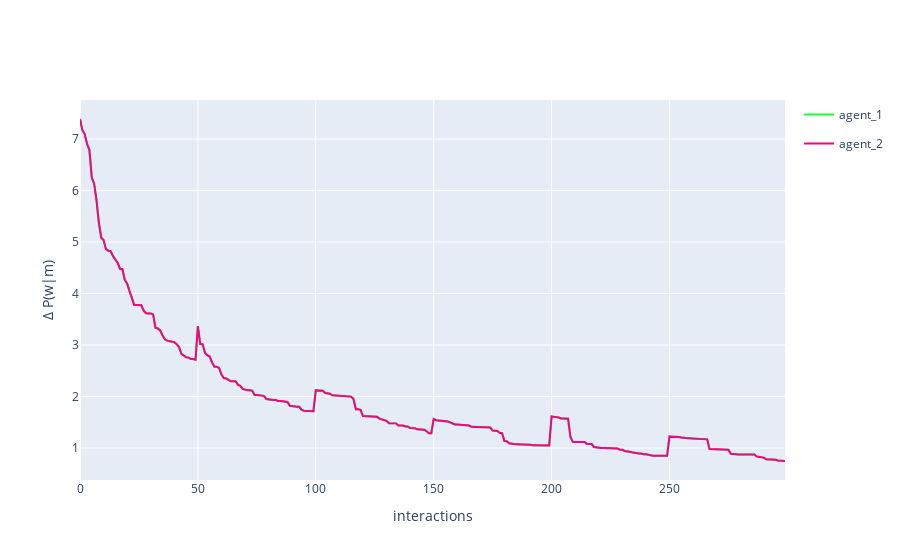

This figure's notebook cell:
### Code cell
fig = multi_agent_update_plot_from_df(vocab_dif)
fig.update_layout(
    # title='Dyadic interaction in a random environment',
    yaxis_title='Δ P(w|m)',
    xaxis_title='interactions'
)
fig.write_html(
    os.path.join(model_path,'Randomly-Generated-Environment-and-Introducing-Novel-Terms.html')
)
fig.show()

### Figure 1 — Plotly figure (JSON) as saved in the notebook; plotly's stock layout.template omitted (floating-point values rounded to 4 significant figures; data arrays with more than 128 entries replaced by an {"elided": "..."} marker saying what was removed)
{"data": [{"legendgroup": "agent_1", "line": {"color": "#16FF32"}, "mode": "lines", "name": "agent_1", "showlegend": true, "x": {"elided": "300 int values"}, "y": {"elided": "300 float values"}, "type": "scatter"}, {"legendgroup": "agent_2", "line": {"color": "#FA0087"}, "mode": "lines", "name": "agent_2", "showlegend": true, "x": {"elided": "300 int values"}, "y": {"elided": "300 float values"}, "type": "scatter"}], "layout": {"yaxis": {"title": {"text": "Δ P(w|m)"}}, "xaxis": {"title": {"text": "interactions"}}}}
